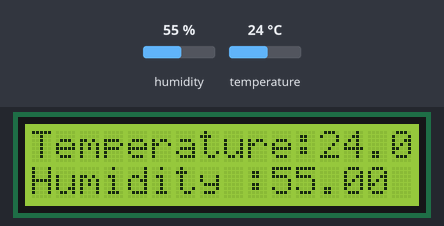
The sketch below on a simulated ESP32. Parts: 16×2 character LCD. The inputs (shaded band) are chosen by the test bench; at power-on: humidity 55 %, temperature 24 °C.

Above: at 1.2 s.
1.3 s: humidity set to 22 %
At 3.1 s:
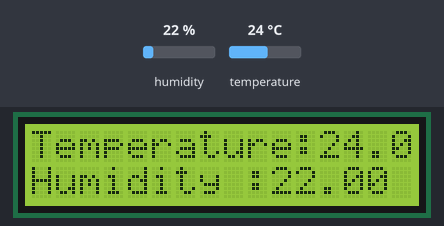
4.0 s: temperature set to 12 °C
At 5.0 s:
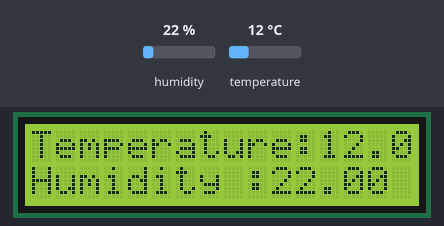
6.7 s: humidity set to 40 %
At 8.6 s:
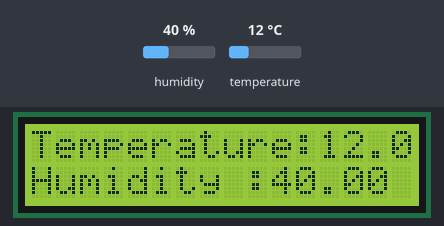
9.7 s: temperature set to 19 °C
At 11.6 s:
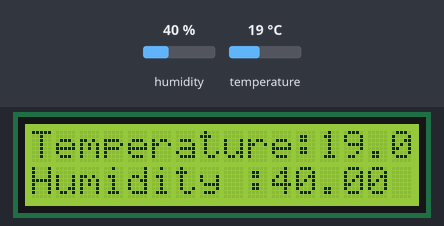
Timing chart, 0 to 13.1 s (numbered marks = the images above; inputs shaded):
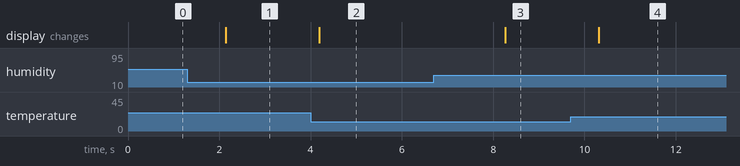

Measured:
- after the input at 1.3 s, the display: changes after 0.85 s (image 1)
- after the input at 4.0 s, the display: changes after 0.19 s (image 2)
- after the input at 6.7 s, the display: changes after 1.6 s (image 3)
- after the input at 9.7 s, the display: changes after 0.61 s (image 4)

The sketch:

hygroThermoGraph.ino
```cpp
#include <Wire.h>
#include <LiquidCrystal_I2C.h>
#include "DHTesp.h"

#define SCL 14
#define SDA 13

DHTesp dht;
LiquidCrystal_I2C lcd(0x27, 16, 2);
int dht_pin = 18;

void setup() {
  Wire.begin(SDA, SCL);
  if(!i2CAddrTest(0x27)){
    lcd = LiquidCrystal_I2C(0x3F, 16, 2);
  }

  lcd.init();
  lcd.backlight();
  dht.setup(dht_pin, DHTesp::DHT11);
}

void loop() {
  flag:TempAndHumidity DHT = dht.getTempAndHumidity();
  if (dht.getStatus() != 0) {
    goto flag;
  }
  lcd.setCursor(0, 0);
  lcd.print("Temperature:");
  lcd.print(DHT.temperature);
  lcd.setCursor(0, 1);
  lcd.print("Humidity :");
  lcd.print(DHT.humidity);
  delay(2000);
}

bool i2CAddrTest(uint8_t addr) {
  Wire.begin();
  Wire.beginTransmission(addr);
  if (Wire.endTransmission() == 0) {
    return true;
  }
  return false;
}
```
